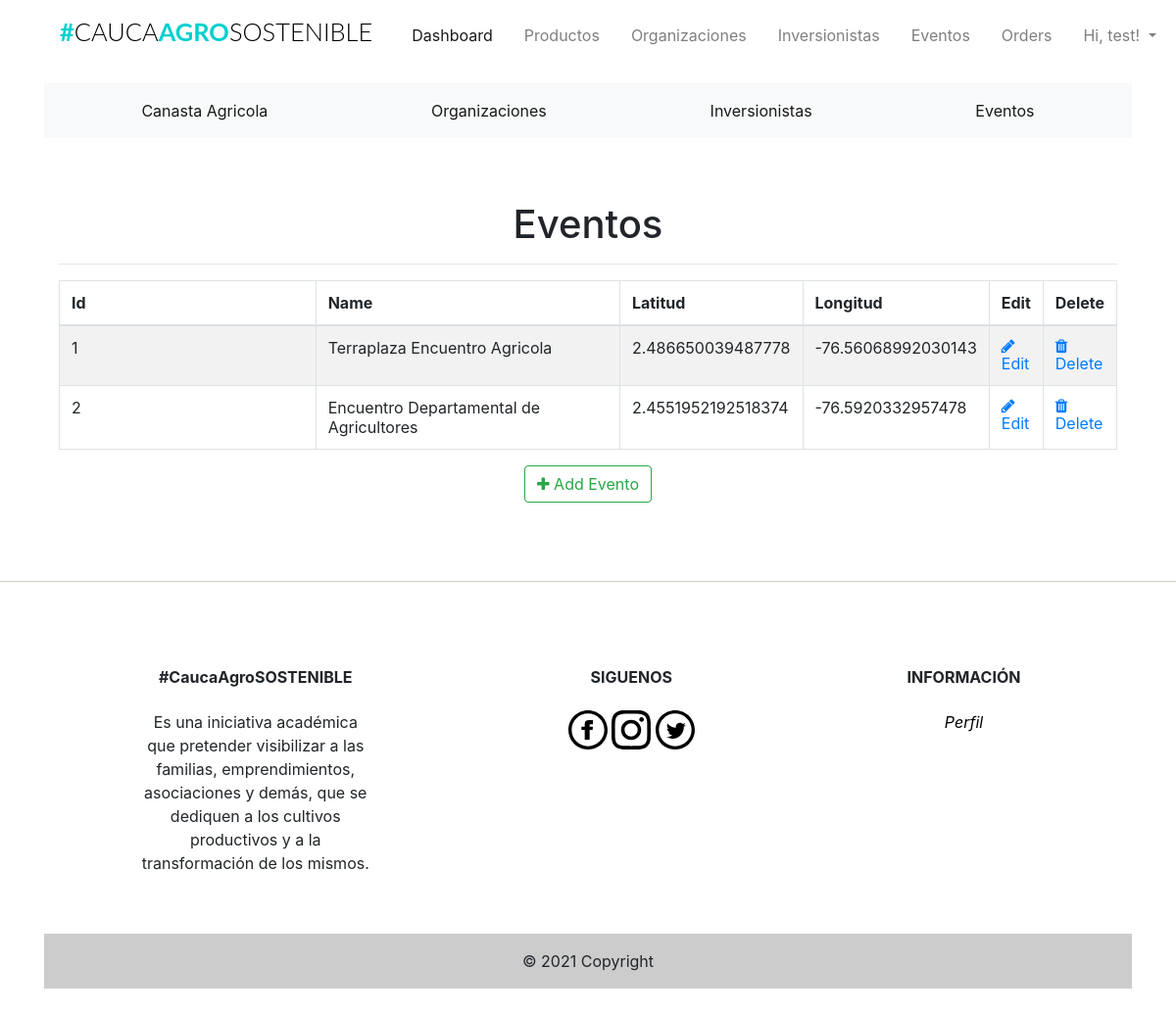
The page /admin/eventos (signed in) on the database as committed earlier.
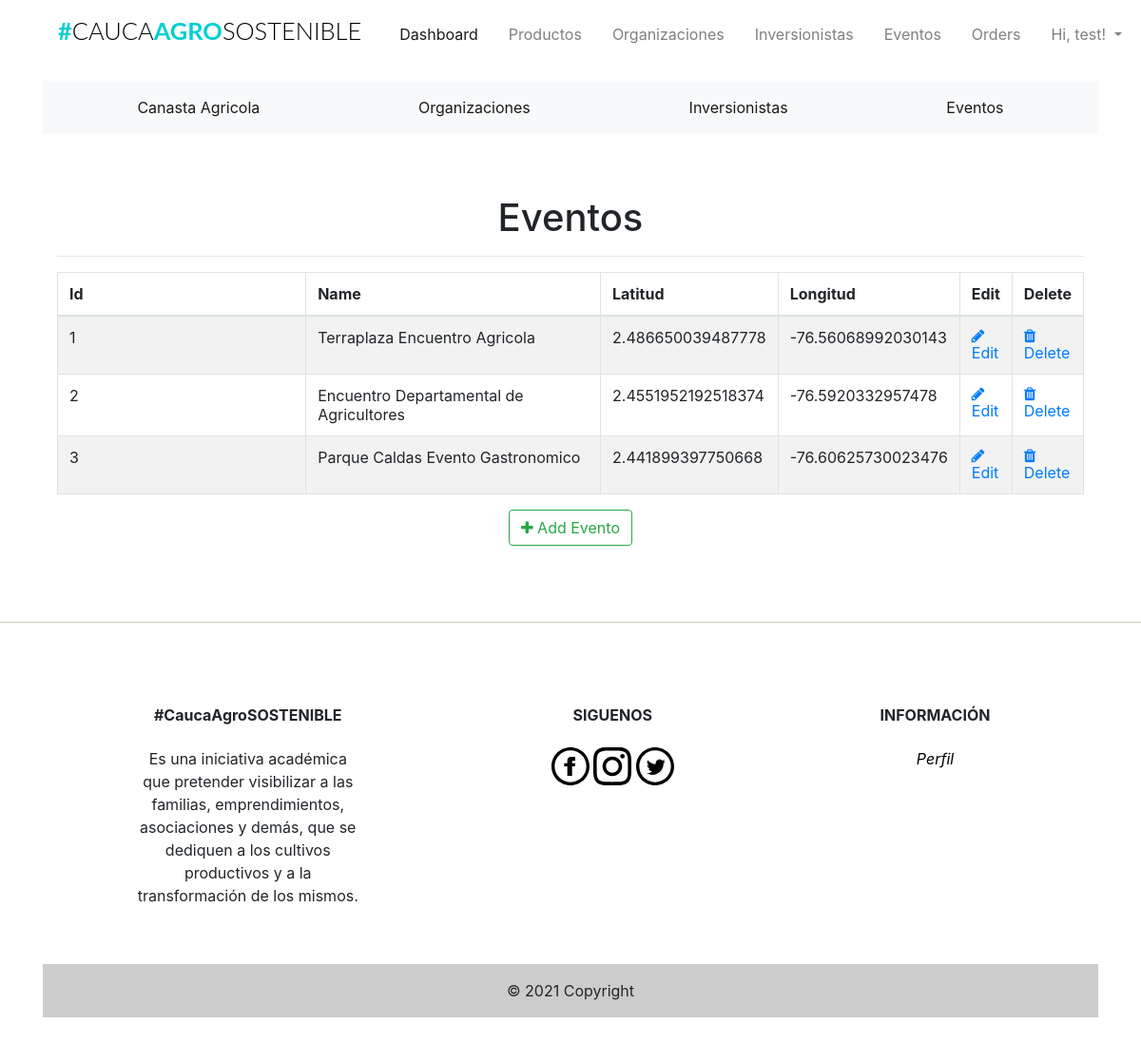
The same page on the database as committed later.
### app/models.py (models this page shows, shortened)
class Eventos(db.Model):
    __tablename__ = 'eventos'
    id = db.Column(db.Integer, primary_key=True)
    evento_name = db.Column(db.String(20), index=True)
    evento_lat = db.Column(db.Float)
    evento_long = db.Column(db.Float)

### app/admin/routes.py (the view)
@admin.route('/eventos', methods=['GET', 'POST'])
@login_required
def list_eventos():
    check_admin()
    eventos = Eventos.query.all()
    return render_template('admin/eventos/eventos.html', title="Eventos", eventos=eventos)

### app/admin/routes.py (called while the page is built)
def check_admin():
    if not current_user.is_admin:
        abort(403)

### app/models.py (called while the page is built)
@login_manager.user_loader
def load_user(id):
    return Users.query.get(int(id))

### app/templates/admin/eventos/eventos.html (shortened to what this page needs)
{% extends "base.html" %}
{% block head %}
<head>
  <link href="//maxcdn.bootstrapcdn.com/font-awesome/4.1.0/css/font-awesome.min.css" rel="stylesheet">
</head>
{% endblock head %}
{% block body %}
<div class="container">
  <div class="outer">
    <div class="middle">
      <div class="inner">
        <br />
        <br />
        <h1 style="text-align:center;">{{ title }}</h1>
        {% if eventos %}
        <hr class="intro-divider">
        <table class="table table-striped table-bordered">
          <thead>
            <tr>
              <th width="45%"> Id </th>
              <th width="45%"> Name </th>
              <th width="15%"> Latitud </th>
              <th width="15%"> Longitud </th>
              <th width="15%"> Edit </th>
              <th width="15%"> Delete </th>
            </tr>
          </thead>
          <tbody>
            {% for evento in eventos %}
            <tr>
              <td> {{ evento.id }} </td>
              <td> {{ evento.evento_name }} </td>
              <td> {{ evento.evento_lat }} </td>
              <td> {{ evento.evento_long }} </td>
              <td>
                <a href="{{ url_for('admin.edit_evento', id=evento.id) }}">
                  <i class="fa fa-pencil"></i> Edit
                </a>
              </td>
              <td>
                <a href="{{ url_for('admin.delete_evento', id=evento.id) }}">
                  <i class="fa fa-trash"></i> Delete
                </a>
              </td>
            </tr>
            {% endfor %}
          </tbody>
        </table>
        <div style="text-align: center">
          {% else %}
          <div style="text-align: center">
            <h3> No evento have been added. </h3>
            <hr class="intro-divider">
            {% endif %}
            <a href="{{ url_for('admin.add_evento') }}" class="btn btn-outline-success">
              <i class="fa fa-plus"></i>
              Add Evento
            </a>
          </div>
        </div>
      </div>
    </div>
  </div>
  {% endblock %}

Rows that differ between the two databases and show on the page:
added Eventos: id "3", evento_name "Parque Caldas Evento Gastronomico", evento_lat "2.441899397750668", evento_long "-76.60625730023476"
